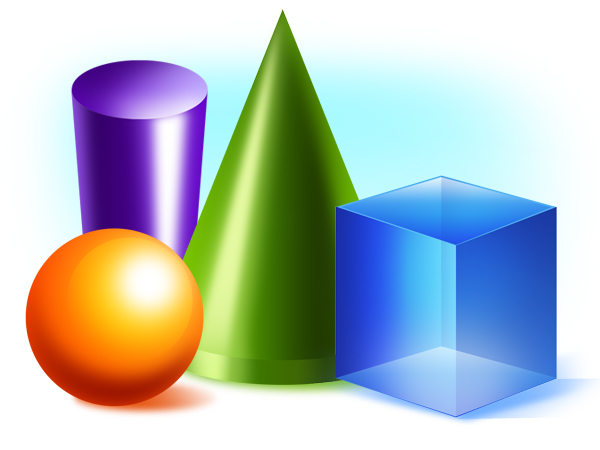
#> input picture img/img.jpg, 600 x 450 px
$ python detectaresquinas.py
#> lines starting #> are read from the running program, lines starting #| are printed output that depends on the picture; after the words box and inside, x2 and y2 are one past the last pixel; in counts of white or black regions, pixels touching at a corner belong together
import cv2
import numpy as np

img = cv2.imread("./img/img.jpg")
#> img is the input picture: shape (450, 600, 3); mean B, G, R 190.7, 190.5, 179.6
gris = cv2.cvtColor(img,cv2.COLOR_BGR2GRAY)
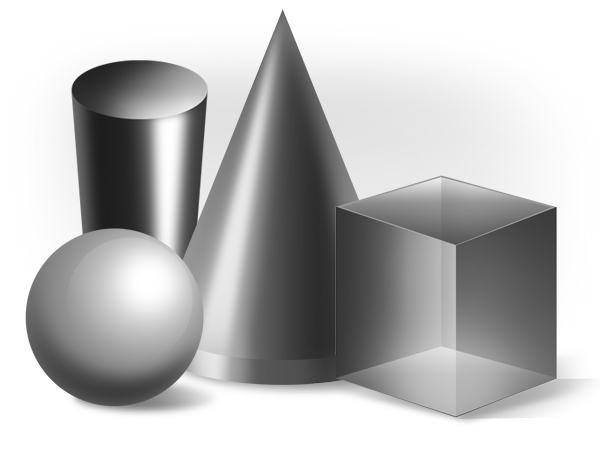
#> gris: shape (450, 600); min 27, max 255, mean 187.3
gris = np.float32(gris)

imgHarris = cv2.cornerHarris(gris,2,3,0.04)
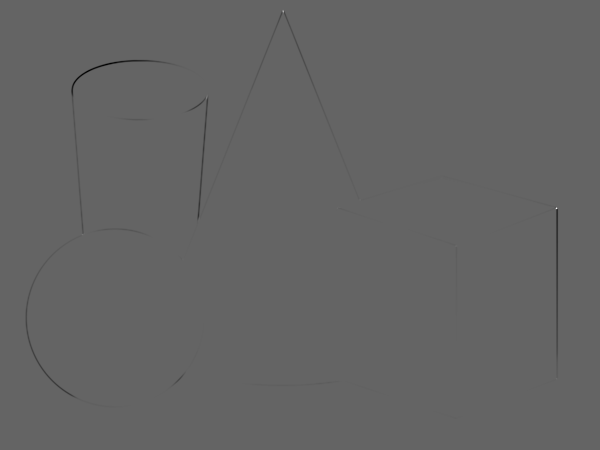
#> imgHarris: shape (450, 600) float32; min -50505196, max 77783416, mean -101412.2; drawn with min black and max white
height, width = imgHarris.shape
#> height = 450; width = 600

for y in range(0,height):
    for x in range(0,width):
        if imgHarris.item(y,x) > 0.01 * imgHarris.max():
            cv2.circle(img,(x,y),3,(0,255,0),cv2.FILLED,cv2.LINE_AA)
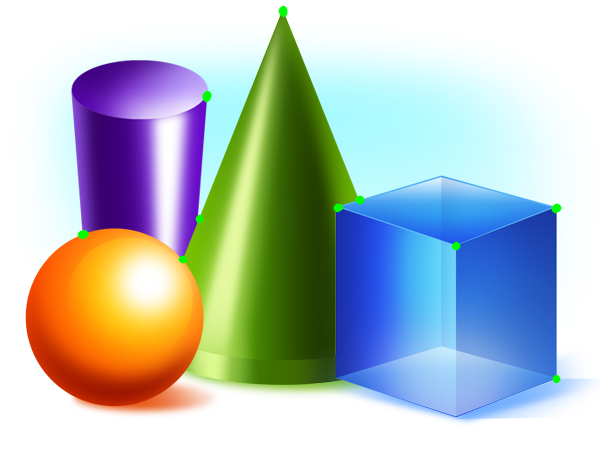
#> img: shape (450, 600, 3); 0.3% of pixels changed, all inside (x1, y1, x2, y2) = (77, 5, 562, 384)

cv2.imshow("resultado harris", imgHarris)
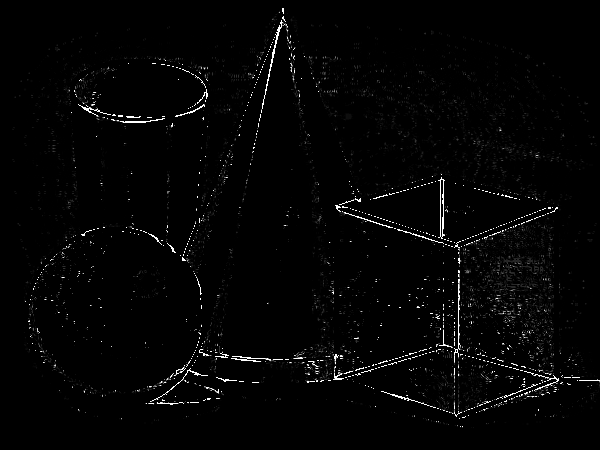
#> window 'resultado harris': shape (450, 600); min 0, max 255, mean 4.6
cv2.imshow("esquinas",img)
cv2.waitKey(0)
cv2.destroyAllWindows()

# while True:
#     if cv2.waitKey(1) & 0xFF == ord('q'):
#         break

$ run again, with img/perro.jpg copied over img/img.jpg
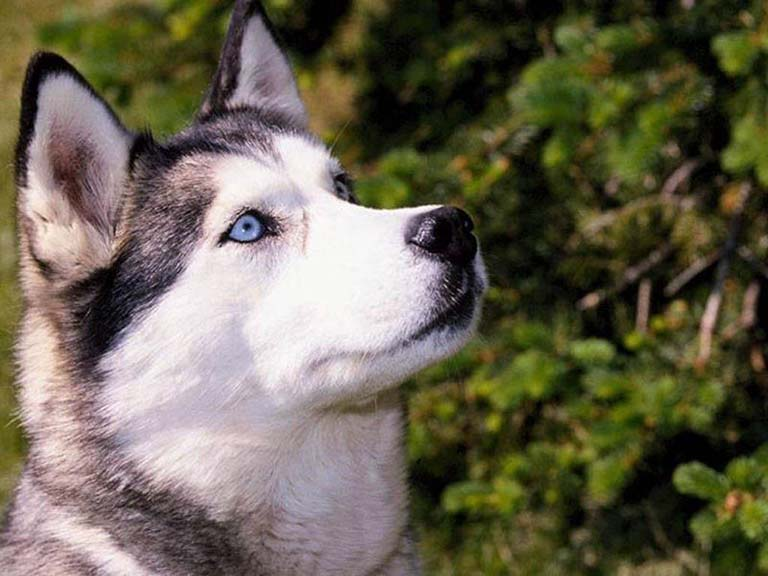
#> input picture img/perro.jpg, 768 x 576 px
#> img is the input picture: shape (576, 768, 3); mean B, G, R 80.3, 98.6, 104.4
#> after the loop `for y in range(0,height):`:
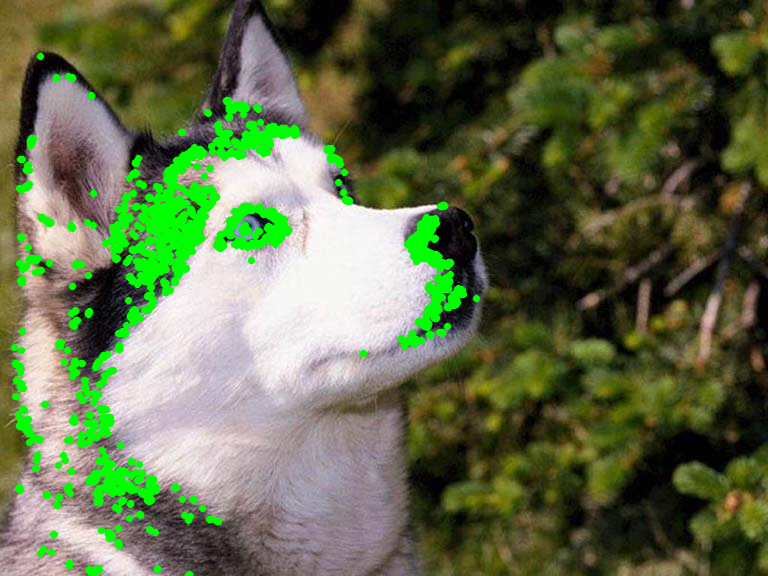
#> img: shape (576, 768, 3); 7.05% of pixels changed, all inside (x1, y1, x2, y2) = (10, 52, 481, 576)
#> `cv2.imshow("resultado harris", imgHarris)`:
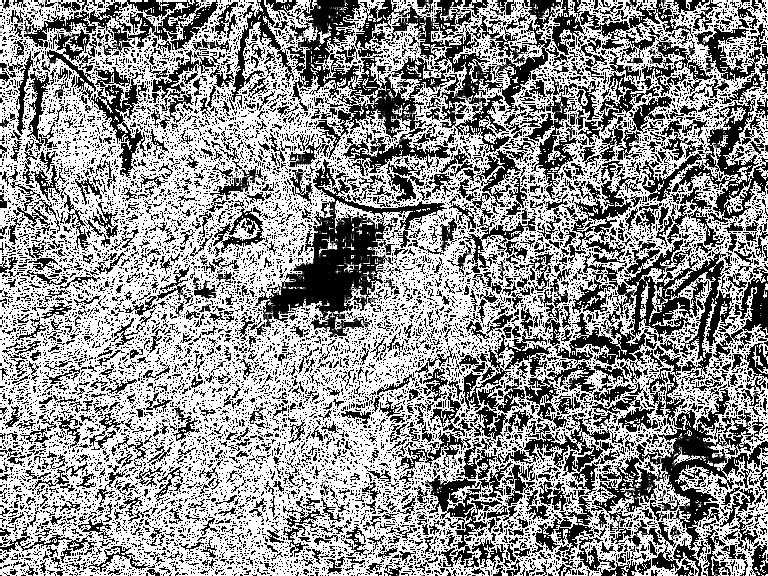
#> window 'resultado harris': shape (576, 768); min 0, max 255, mean 146.8
